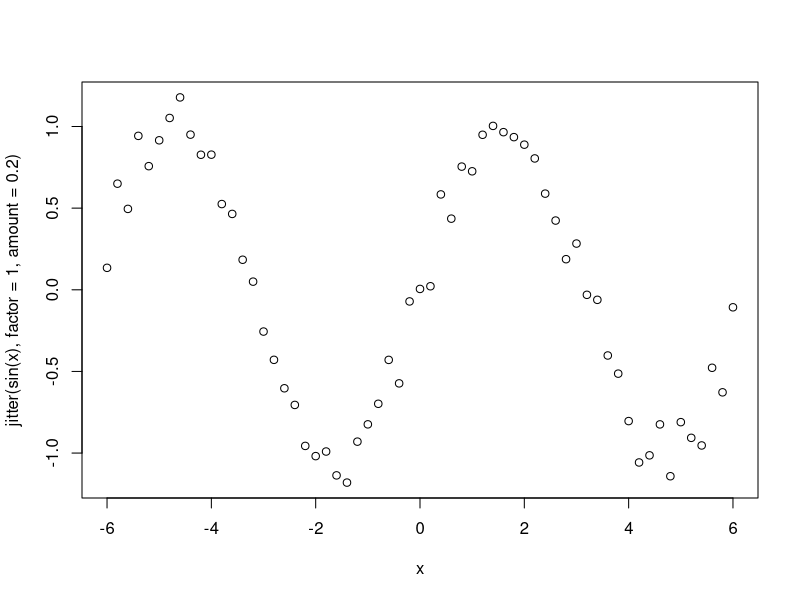

R code for this plot:
## ---- chunk 1
sample(c("yes","no","maybe"), replace = TRUE, 10, prob=c(0.8,0.1,0.1))
iris[sample(nrow(iris), 5), ] # 5 random observations from iris
## ---- chunk 2
seq(along.with = 15:11) == seq_along(1:5) # 1 2 3 4 5
seq(4,11, length=20)
seq(4,11, by=3.2)
## ---- chunk 3
seq(as.Date("2000/1/1"), by = "month", length.out=12)
## ---- chunk 4
rep(c(1,2), times = 10) # 1 2 1 2 ...
rep(c(1,2), each = 10) # 111..222...
## ---- chunk 5
y <- rnorm(1000); z <- rep(NA,1000)
messy_data <- sample(c(y,z), 100)
my_na <- is.na(messy_data) # gives us a logical vector of where the NAs are
## ---- chunk 6
totalNAs <- sum(my_na); print(totalNAs)
## ---- chunk 7
x <- seq(-6, 6, by=0.2)
plot(x, jitter(sin(x), factor = 1, amount = 0.2))
## ---- chunk 8
x <- list(numbers = 5:8, appletree = "a", age = 30)
class(x[1])
class(x[[1]])
x$appletree
identical(x$appletree, x[["appletree"]])
identical(x$appletree, x["appletree"])
x["appletree"]
## ---- chunk 9
x <- 11:20
x[2:10]  # equivalent to `x[-1]`, "all but index 1"
x[c(-1,-5,-6)] # equivalent to x[-c(1,5,6)]
## ---- chunk 10
x <- 1:10
x[x > 6]
## ---- chunk 11
x <- 1:5
u <- x > 3 # F F F T T
x[u]
## ---- chunk 12
x <- list(a = "ok", b = 3.2, c = 11:14)
identical(x[[1]], x$a)
identical(x[[1]], x["a"])  # x["a"] == x$a
## ---- chunk 13
x <- list(a = "ok", b = 3.2, c = 11:14)
x[[c(3,2)]] # 2nd elem of the 3rd elem
## ---- chunk 14
x <- list(berries = 1:4, pennies = "a")
name <- "berries"
x[[name]]
x$name
## ---- chunk 15
x <- matrix(1:6, 2, 3); print(x)
x[2,1]
x[1, ]  # first row
x[, 2]  # second column
## ---- chunk 16
x[2, , drop = FALSE]
## ---- chunk 17
x <- list(lamp = 1:3, lantern = 18:14)
x$la
x$lam
x[["lam"]]
x[["lam", exact = FALSE]]
## ---- chunk 18
x <- c(1,2,NA,4,NA)
bad <- is.na(x)
x[!bad]
## ---- chunk 19
y <- c(NA,2,3,4,NA)
good <- complete.cases(x,y); print(good)
x[good]
y[good]
## ---- chunk 20
fac <- sample(LETTERS[1:3], 5, replace = TRUE)
d <- data.frame(x = 1:5, y = 6:10, fac = fac)
d[1,2] <- NA; d[2,3] <- NA
good <- complete.cases(d)
## ---- chunk 21
d[good, ]
